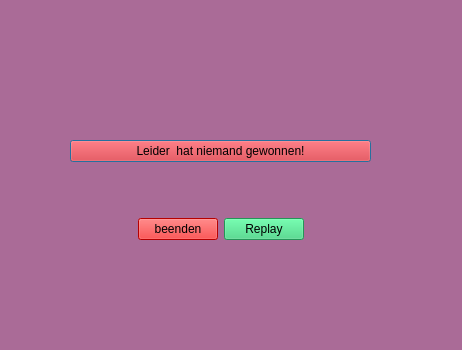
<?xml version="1.0" encoding="UTF-8"?>
<ui version="4.0">
 <class>FailedDialog</class>
 <widget class="QDialog" name="FailedDialog">
  <property name="geometry">
   <rect>
    <x>0</x>
    <y>0</y>
    <width>462</width>
    <height>350</height>
   </rect>
  </property>
  <property name="windowTitle">
   <string>Dialog</string>
  </property>
  <property name="styleSheet">
   <string notr="true">background-color: rgb(170, 107, 151);</string>
  </property>
  <widget class="QWidget" name="">
   <property name="geometry">
    <rect>
     <x>70</x>
     <y>90</y>
     <width>301</width>
     <height>201</height>
    </rect>
   </property>
   <layout class="QVBoxLayout" name="verticalLayout">
    <item>
     <widget class="QPushButton" name="pushButton">
      <property name="styleSheet">
       <string notr="true">color: rgb(0, 0, 0);
background-color: rgb(255, 0, 4);</string>
      </property>
      <property name="text">
       <string>Leider  hat niemand gewonnen!</string>
      </property>
      <property name="autoDefault">
       <bool>true</bool>
      </property>
      <property name="default">
       <bool>false</bool>
      </property>
      <property name="flat">
       <bool>false</bool>
      </property>
     </widget>
    </item>
    <item>
     <layout class="QHBoxLayout" name="horizontalLayout">
      <item>
       <spacer name="horizontalSpacer">
        <property name="orientation">
         <enum>Qt::Horizontal</enum>
        </property>
        <property name="sizeHint" stdset="0">
         <size>
          <width>40</width>
          <height>20</height>
         </size>
        </property>
       </spacer>
      </item>
      <item>
       <widget class="QPushButton" name="beenden">
        <property name="styleSheet">
         <string notr="true">background-color: rgb(255, 0, 0);
color: rgb(0, 0, 0);
</string>
        </property>
        <property name="text">
         <string>beenden</string>
        </property>
       </widget>
      </item>
      <item>
       <widget class="QPushButton" name="replay">
        <property name="styleSheet">
         <string notr="true">background-color: rgb(51, 209, 122);
color: rgb(0, 0, 0);</string>
        </property>
        <property name="text">
         <string>Replay</string>
        </property>
       </widget>
      </item>
      <item>
       <spacer name="horizontalSpacer_2">
        <property name="orientation">
         <enum>Qt::Horizontal</enum>
        </property>
        <property name="sizeHint" stdset="0">
         <size>
          <width>40</width>
          <height>20</height>
         </size>
        </property>
       </spacer>
      </item>
     </layout>
    </item>
   </layout>
  </widget>
 </widget>
 <resources/>
 <connections/>
</ui>
